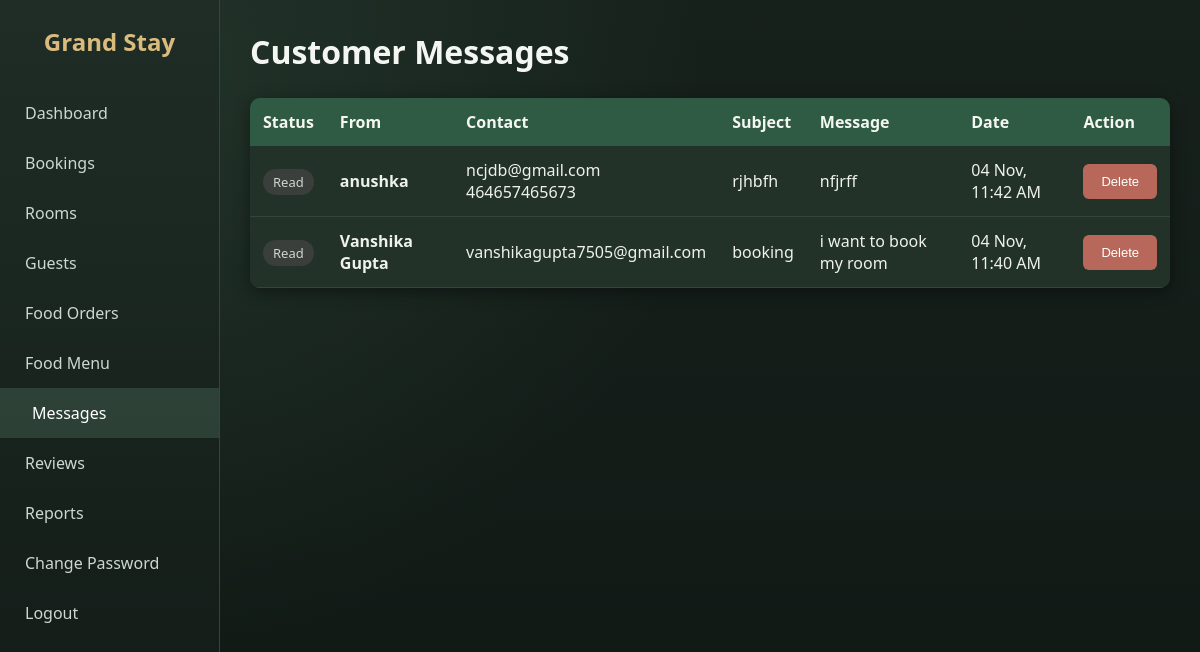
Screenshot of /messages.php (signed in) with the database file from the repository.
### tables this page shows
CREATE TABLE `contact_messages` (
  `id` int(11) NOT NULL,
  `name` varchar(100) NOT NULL,
  `email` varchar(100) NOT NULL,
  `phone` varchar(20) DEFAULT NULL,
  `subject` varchar(150) DEFAULT NULL,
  `message` text NOT NULL,
  `created_at` timestamp NOT NULL DEFAULT current_timestamp(),
  `is_read` tinyint(1) DEFAULT 0
);

### messages.php (the view, shortened to what this page needs)
<?php
include "../includes/db.php";
$messages = $conn->query("SELECT * FROM contact_messages ORDER BY id DESC");
?>
<!DOCTYPE html>
<html lang="en">
<head>
  <link rel="stylesheet" href="../css/admin.css">
</head>
<body>
<?php include "sidebar.php"; ?>
<div class="main">
  <h1>Customer Messages</h1>
  <table>
    <tr>
      <th>Status</th><th>From</th><th>Contact</th><th>Subject</th><th>Message</th><th>Date</th><th>Action</th>
    </tr>
    <?php while ($m = $messages->fetch_assoc()) { ?>
    <tr>
      <td>
        <?php if ($m["is_read"]) { ?>
          <span class="badge checked_out">Read</span>
        <?php } else { ?>
          <span class="badge pending">New</span>
        <?php } ?>
      </td>
      <td><b><?php echo htmlspecialchars($m["name"]); ?></b></td>
      <td>
        <?php echo htmlspecialchars($m["email"]); ?><br>
        <?php echo htmlspecialchars($m["phone"]); ?>
      </td>
      <td><?php echo htmlspecialchars($m["subject"]); ?></td>
      <td style="max-width:300px;"><?php echo nl2br(htmlspecialchars($m["message"])); ?></td>
      <td><?php echo date("d M, h:i A", strtotime($m["created_at"])); ?></td>
      <td>
        <form method="POST" class="inline" onsubmit="return confirm('Delete this message?')">
          <button type="submit" class="act red">Delete</button>
        </form>
      </td>
    </tr>
    <?php } ?>
  </table>
</div>
</body>
</html>

### admin.css (style rules this page uses)
* { margin: 0; padding: 0; box-sizing: border-box; }
body { font-family: 'Segoe UI', Arial, sans-serif; background: #f2f4f7; color: #333; }
.main { margin-left: 220px; padding: 30px; }
.main h1 { margin-bottom: 25px; color: #1c2b3a; }
table { width: 100%; background: #fff; border-collapse: collapse; border-radius: 10px; overflow: hidden; box-shadow: 0 3px 10px rgba(0,0,0,0.08); }
th { background: #1c2b3a; color: #fff; text-align: left; padding: 13px; }
td { padding: 13px; border-bottom: 1px solid #eee; }
.badge { padding: 4px 10px; border-radius: 20px; font-size: 13px; text-transform: capitalize; }
.badge.checked_out { background: #e2e3e5; color: #383d41; }
.act.red { background: #dc3545; }
.add-room button, td button.act { border: none; cursor: pointer; padding: 10px 18px; border-radius: 6px; color: #fff; }
form.inline { display: inline; }
:root { --bg: #f6f4ec; --bg2: #ebeee2; --card: #fdfcf7; --main: #4f6b5a; --main-dark: #3d5546; --accent: #c9a86a; --accent-dark: #b08f4f; --soft: #dfe8da; --text: #3f4a42; --muted: #7a857d; }
body { color: var(--text) !important; background: radial-gradient(circle at 10% 15%, rgba(223,232,218,0.8), transparent 45%), linear-gradient(180deg, var(--bg), var(--bg2)) !important; background-attachment: fixed !important; }
.main h1, .main h2 { color: var(--main-dark) !important; }
table { background: var(--card) !important; box-shadow: 0 4px 14px rgba(79,107,90,0.14) !important; }
th { background: var(--main) !important; color: #f6f4ec !important; }
td { border-bottom: 1px solid #e8ebe0 !important; color: var(--text); }
.act.red { background: #cf8a7c !important; }
.badge.checked_out { background: #ebe8df !important; color: #6b665a !important; }
body { color: #eef2ea !important; background: radial-gradient(circle at 10% 10%, rgba(80,130,100,0.20), transparent 45%), linear-gradient(180deg, #17211c, #101814) !important; background-attachment: fixed !important; }
.main h1, .main h2 { color: #f4f7f1 !important; }
body table { background: #233229 !important; box-shadow: 0 4px 16px rgba(0,0,0,0.4) !important; }
body table th { background: #2f5a43 !important; color: #f4f7f1 !important; }
body table td { background: #233229 !important; color: #eef2ea !important; border-bottom: 1px solid #34463c !important; }
.act.red { background: #b8685b !important; color: #fff !important; }
.badge.checked_out { background: #3a3f3b !important; color: #cfd5cf !important; }
td .act { display: inline-block; text-decoration: none; color: #fff; padding: 7px 14px; border-radius: 6px; font-size: 13px; border: none; cursor: pointer; }

### rows the page displays
contact_messages: is_read "Read", name "anushka", email "ncjdb@gmail.com", phone "464657465673", subject "rjhbfh", message "nfjrff", created_at "04 Nov, 11:42 AM"
contact_messages: is_read "Read", name "Vanshika Gupta", email "vanshikagupta7505@gmail.com", subject "booking", message "i want to book my room", created_at "04 Nov, 11:40 AM"

### other values shown
$m[1] "Dashboard"
$m[1] "Bookings"
$m[1] "Rooms"
$m[1] "Guests"
$m[1] "Food Orders"
$m[1] "Food Menu"
$m[1] "Messages"
$m[1] "Reviews"
$m[1] "Reports"
$m[1] "Change Password"
